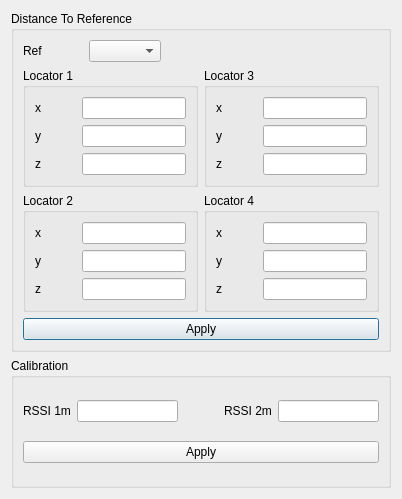
<?xml version="1.0" encoding="UTF-8"?>
<ui version="4.0">
 <class>SettingLocator</class>
 <widget class="QDialog" name="SettingLocator">
  <property name="geometry">
   <rect>
    <x>0</x>
    <y>0</y>
    <width>402</width>
    <height>499</height>
   </rect>
  </property>
  <property name="windowTitle">
   <string>Dialog</string>
  </property>
  <layout class="QVBoxLayout" name="verticalLayout_9">
   <item>
    <widget class="QGroupBox" name="groupBox_2">
     <property name="title">
      <string>Distance To Reference</string>
     </property>
     <layout class="QVBoxLayout" name="verticalLayout">
      <item>
       <layout class="QHBoxLayout" name="horizontalLayout">
        <item>
         <widget class="QLabel" name="label">
          <property name="sizePolicy">
           <sizepolicy hsizetype="Fixed" vsizetype="Preferred">
            <horstretch>0</horstretch>
            <verstretch>0</verstretch>
           </sizepolicy>
          </property>
          <property name="text">
           <string>Ref</string>
          </property>
         </widget>
        </item>
        <item>
         <spacer name="horizontalSpacer">
          <property name="orientation">
           <enum>Qt::Horizontal</enum>
          </property>
          <property name="sizeType">
           <enum>QSizePolicy::Maximum</enum>
          </property>
          <property name="sizeHint" stdset="0">
           <size>
            <width>40</width>
            <height>20</height>
           </size>
          </property>
         </spacer>
        </item>
        <item>
         <widget class="QComboBox" name="refComboBox"/>
        </item>
        <item>
         <spacer name="horizontalSpacer_15">
          <property name="orientation">
           <enum>Qt::Horizontal</enum>
          </property>
          <property name="sizeHint" stdset="0">
           <size>
            <width>40</width>
            <height>20</height>
           </size>
          </property>
         </spacer>
        </item>
       </layout>
      </item>
      <item>
       <layout class="QHBoxLayout" name="horizontalLayout_14">
        <item>
         <layout class="QVBoxLayout" name="verticalLayout_6">
          <item>
           <widget class="QGroupBox" name="groupBox">
            <property name="title">
             <string>Locator 1</string>
            </property>
            <layout class="QVBoxLayout" name="verticalLayout_2">
             <item>
              <layout class="QHBoxLayout" name="horizontalLayout_2">
               <item>
                <widget class="QLabel" name="label_3">
                 <property name="text">
                  <string>x</string>
                 </property>
                </widget>
               </item>
               <item>
                <spacer name="horizontalSpacer_2">
                 <property name="orientation">
                  <enum>Qt::Horizontal</enum>
                 </property>
                 <property name="sizeType">
                  <enum>QSizePolicy::Maximum</enum>
                 </property>
                 <property name="sizeHint" stdset="0">
                  <size>
                   <width>40</width>
                   <height>20</height>
                  </size>
                 </property>
                </spacer>
               </item>
               <item>
                <widget class="QLineEdit" name="locator1XLineEdit"/>
               </item>
              </layout>
             </item>
             <item>
              <layout class="QHBoxLayout" name="horizontalLayout_3">
               <item>
                <widget class="QLabel" name="label_4">
                 <property name="text">
                  <string>y</string>
                 </property>
                </widget>
               </item>
               <item>
                <spacer name="horizontalSpacer_3">
                 <property name="orientation">
                  <enum>Qt::Horizontal</enum>
                 </property>
                 <property name="sizeType">
                  <enum>QSizePolicy::Maximum</enum>
                 </property>
                 <property name="sizeHint" stdset="0">
                  <size>
                   <width>40</width>
                   <height>20</height>
                  </size>
                 </property>
                </spacer>
               </item>
               <item>
                <widget class="QLineEdit" name="locator1YLineEdit"/>
               </item>
              </layout>
             </item>
             <item>
              <layout class="QHBoxLayout" name="horizontalLayout_4">
               <item>
                <widget class="QLabel" name="label_18">
                 <property name="text">
                  <string>z</string>
                 </property>
                </widget>
               </item>
               <item>
                <spacer name="horizontalSpacer_4">
                 <property name="orientation">
                  <enum>Qt::Horizontal</enum>
                 </property>
                 <property name="sizeType">
                  <enum>QSizePolicy::Maximum</enum>
                 </property>
                 <property name="sizeHint" stdset="0">
                  <size>
                   <width>40</width>
                   <height>20</height>
                  </size>
                 </property>
                </spacer>
               </item>
               <item>
                <widget class="QLineEdit" name="locator1ZLineEdit"/>
               </item>
              </layout>
             </item>
            </layout>
           </widget>
          </item>
          <item>
           <widget class="QGroupBox" name="groupBox_5">
            <property name="title">
             <string>Locator 2</string>
            </property>
            <layout class="QVBoxLayout" name="verticalLayout_3">
             <item>
              <layout class="QHBoxLayout" name="horizontalLayout_5">
               <item>
                <widget class="QLabel" name="label_19">
                 <property name="text">
                  <string>x</string>
                 </property>
                </widget>
               </item>
               <item>
                <spacer name="horizontalSpacer_5">
                 <property name="orientation">
                  <enum>Qt::Horizontal</enum>
                 </property>
                 <property name="sizeType">
                  <enum>QSizePolicy::Maximum</enum>
                 </property>
                 <property name="sizeHint" stdset="0">
                  <size>
                   <width>40</width>
                   <height>20</height>
                  </size>
                 </property>
                </spacer>
               </item>
               <item>
                <widget class="QLineEdit" name="locator2XLineEdit"/>
               </item>
              </layout>
             </item>
             <item>
              <layout class="QHBoxLayout" name="horizontalLayout_6">
               <item>
                <widget class="QLabel" name="label_20">
                 <property name="text">
                  <string>y</string>
                 </property>
                </widget>
               </item>
               <item>
                <spacer name="horizontalSpacer_6">
                 <property name="orientation">
                  <enum>Qt::Horizontal</enum>
                 </property>
                 <property name="sizeType">
                  <enum>QSizePolicy::Maximum</enum>
                 </property>
                 <property name="sizeHint" stdset="0">
                  <size>
                   <width>40</width>
                   <height>20</height>
                  </size>
                 </property>
                </spacer>
               </item>
               <item>
                <widget class="QLineEdit" name="locator2YLineEdit"/>
               </item>
              </layout>
             </item>
             <item>
              <layout class="QHBoxLayout" name="horizontalLayout_7">
               <item>
                <widget class="QLabel" name="label_21">
                 <property name="text">
                  <string>z</string>
                 </property>
                </widget>
               </item>
               <item>
                <spacer name="horizontalSpacer_7">
                 <property name="orientation">
                  <enum>Qt::Horizontal</enum>
                 </property>
                 <property name="sizeType">
                  <enum>QSizePolicy::Maximum</enum>
                 </property>
                 <property name="sizeHint" stdset="0">
                  <size>
                   <width>40</width>
                   <height>20</height>
                  </size>
                 </property>
                </spacer>
               </item>
               <item>
                <widget class="QLineEdit" name="locator2ZLineEdit"/>
               </item>
              </layout>
             </item>
            </layout>
           </widget>
          </item>
         </layout>
        </item>
        <item>
         <layout class="QVBoxLayout" name="verticalLayout_7">
          <item>
           <widget class="QGroupBox" name="groupBox_6">
            <property name="title">
             <string>Locator 3</string>
            </property>
            <layout class="QVBoxLayout" name="verticalLayout_4">
             <item>
              <layout class="QHBoxLayout" name="horizontalLayout_8">
               <item>
                <widget class="QLabel" name="label_22">
                 <property name="text">
                  <string>x</string>
                 </property>
                </widget>
               </item>
               <item>
                <spacer name="horizontalSpacer_8">
                 <property name="orientation">
                  <enum>Qt::Horizontal</enum>
                 </property>
                 <property name="sizeType">
                  <enum>QSizePolicy::Maximum</enum>
                 </property>
                 <property name="sizeHint" stdset="0">
                  <size>
                   <width>40</width>
                   <height>20</height>
                  </size>
                 </property>
                </spacer>
               </item>
               <item>
                <widget class="QLineEdit" name="locator3XLineEdit"/>
               </item>
              </layout>
             </item>
             <item>
              <layout class="QHBoxLayout" name="horizontalLayout_9">
               <item>
                <widget class="QLabel" name="label_23">
                 <property name="text">
                  <string>y</string>
                 </property>
                </widget>
               </item>
               <item>
                <spacer name="horizontalSpacer_9">
                 <property name="orientation">
                  <enum>Qt::Horizontal</enum>
                 </property>
                 <property name="sizeType">
                  <enum>QSizePolicy::Maximum</enum>
                 </property>
                 <property name="sizeHint" stdset="0">
                  <size>
                   <width>40</width>
                   <height>20</height>
                  </size>
                 </property>
                </spacer>
               </item>
               <item>
                <widget class="QLineEdit" name="locator3YLineEdit"/>
               </item>
              </layout>
             </item>
             <item>
              <layout class="QHBoxLayout" name="horizontalLayout_10">
               <item>
                <widget class="QLabel" name="label_24">
                 <property name="text">
                  <string>z</string>
                 </property>
                </widget>
               </item>
               <item>
                <spacer name="horizontalSpacer_10">
                 <property name="orientation">
                  <enum>Qt::Horizontal</enum>
                 </property>
                 <property name="sizeType">
                  <enum>QSizePolicy::Maximum</enum>
                 </property>
                 <property name="sizeHint" stdset="0">
                  <size>
                   <width>40</width>
                   <height>20</height>
                  </size>
                 </property>
                </spacer>
               </item>
               <item>
                <widget class="QLineEdit" name="locator3ZLineEdit"/>
               </item>
              </layout>
             </item>
            </layout>
           </widget>
          </item>
          <item>
           <widget class="QGroupBox" name="groupBox_7">
            <property name="title">
             <string>Locator 4</string>
            </property>
            <layout class="QVBoxLayout" name="verticalLayout_5">
             <item>
              <layout class="QHBoxLayout" name="horizontalLayout_11">
               <item>
                <widget class="QLabel" name="label_25">
                 <property name="text">
                  <string>x</string>
                 </property>
                </widget>
               </item>
               <item>
                <spacer name="horizontalSpacer_11">
                 <property name="orientation">
                  <enum>Qt::Horizontal</enum>
                 </property>
                 <property name="sizeType">
                  <enum>QSizePolicy::Maximum</enum>
                 </property>
                 <property name="sizeHint" stdset="0">
                  <size>
                   <width>40</width>
                   <height>20</height>
                  </size>
                 </property>
                </spacer>
               </item>
               <item>
                <widget class="QLineEdit" name="locator4XLineEdit"/>
               </item>
              </layout>
             </item>
             <item>
              <layout class="QHBoxLayout" name="horizontalLayout_12">
               <item>
                <widget class="QLabel" name="label_26">
                 <property name="text">
                  <string>y</string>
                 </property>
                </widget>
               </item>
               <item>
                <spacer name="horizontalSpacer_12">
                 <property name="orientation">
                  <enum>Qt::Horizontal</enum>
                 </property>
                 <property name="sizeType">
                  <enum>QSizePolicy::Maximum</enum>
                 </property>
                 <property name="sizeHint" stdset="0">
                  <size>
                   <width>40</width>
                   <height>20</height>
                  </size>
                 </property>
                </spacer>
               </item>
               <item>
                <widget class="QLineEdit" name="locator4YLineEdit"/>
               </item>
              </layout>
             </item>
             <item>
              <layout class="QHBoxLayout" name="horizontalLayout_13">
               <item>
                <widget class="QLabel" name="label_27">
                 <property name="text">
                  <string>z</string>
                 </property>
                </widget>
               </item>
               <item>
                <spacer name="horizontalSpacer_13">
                 <property name="orientation">
                  <enum>Qt::Horizontal</enum>
                 </property>
                 <property name="sizeType">
                  <enum>QSizePolicy::Maximum</enum>
                 </property>
                 <property name="sizeHint" stdset="0">
                  <size>
                   <width>40</width>
                   <height>20</height>
                  </size>
                 </property>
                </spacer>
               </item>
               <item>
                <widget class="QLineEdit" name="locator4ZLineEdit"/>
               </item>
              </layout>
             </item>
            </layout>
           </widget>
          </item>
         </layout>
        </item>
       </layout>
      </item>
      <item>
       <widget class="QPushButton" name="applyDistancePushButton">
        <property name="text">
         <string>Apply</string>
        </property>
       </widget>
      </item>
     </layout>
    </widget>
   </item>
   <item>
    <widget class="QGroupBox" name="groupBox_3">
     <property name="title">
      <string>Calibration</string>
     </property>
     <layout class="QVBoxLayout" name="verticalLayout_8">
      <item>
       <layout class="QHBoxLayout" name="horizontalLayout_18">
        <item>
         <layout class="QHBoxLayout" name="horizontalLayout_16">
          <item>
           <widget class="QLabel" name="label_2">
            <property name="text">
             <string>RSSI 1m</string>
            </property>
           </widget>
          </item>
          <item>
           <widget class="QLineEdit" name="rssi1mLineEdit"/>
          </item>
         </layout>
        </item>
        <item>
         <spacer name="horizontalSpacer_17">
          <property name="orientation">
           <enum>Qt::Horizontal</enum>
          </property>
          <property name="sizeType">
           <enum>QSizePolicy::Minimum</enum>
          </property>
          <property name="sizeHint" stdset="0">
           <size>
            <width>40</width>
            <height>20</height>
           </size>
          </property>
         </spacer>
        </item>
        <item>
         <layout class="QHBoxLayout" name="horizontalLayout_17">
          <item>
           <widget class="QLabel" name="label_5">
            <property name="text">
             <string>RSSI 2m</string>
            </property>
           </widget>
          </item>
          <item>
           <widget class="QLineEdit" name="rssi2mLineEdit"/>
          </item>
         </layout>
        </item>
       </layout>
      </item>
      <item>
       <widget class="QPushButton" name="applyCalibrationPushButton">
        <property name="text">
         <string>Apply</string>
        </property>
       </widget>
      </item>
     </layout>
    </widget>
   </item>
  </layout>
 </widget>
 <resources/>
 <connections/>
</ui>
